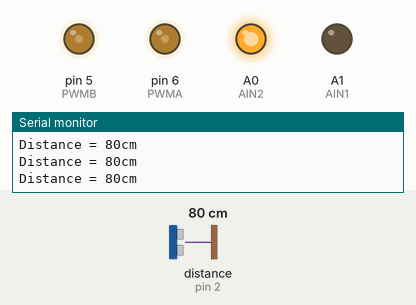
The sketch below on a simulated Arduino Uno, built with avr-gcc and run on an emulated ATmega328P. Parts: output pins drawn as LEDs (lit = HIGH), the last lines printed to the serial monitor. Wiring (inferred from the names in the program): ultrasonic range finder: trigger pin 3; echo pin 2. Dashed ring = blinking. The test bench sets the inputs (shaded band); at power-on: distance to the obstacle (sensor on pin 2) 80 cm. The echo pulse lasts 58.3 µs per cm; pins used as bus, display or sensor lines are not drawn.

Above: at 1.2 s.
1.3 s: distance to the obstacle (sensor on pin 2) set to 33 cm
2.8 s: distance to the obstacle (sensor on pin 2) set to 28 cm
At 3.36 s:
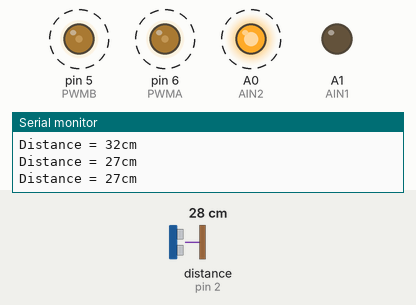
5.8 s: distance to the obstacle (sensor on pin 2) set to 35 cm
At 5.97 s:
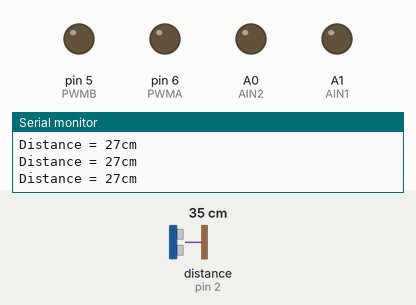
7.5 s: distance to the obstacle (sensor on pin 2) set to 2 cm
At 7.8 s:
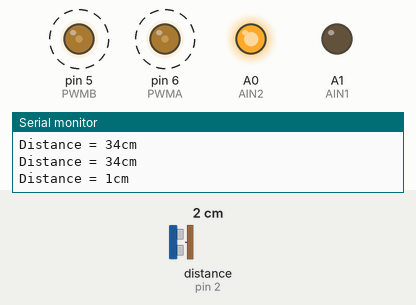
Timing chart, 0 to 11.5 s (numbered marks = the images above; inputs shaded):
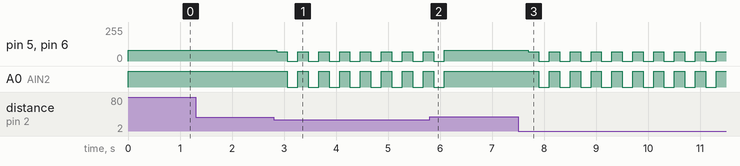

The sketch:

rijden_alphabot.ino
```cpp
#define PWMA   6
#define AIN2   A0
#define AIN1   A1
#define PWMB   5
#define BIN1   A2
#define BIN2   A3
#define ECHO   2
#define TRIG   3

int Distance = 10;
int Speed = 80;

int Distance_test();
void naar_voor();
void backward();
void right();
void left();
void stop();

void setup ()
{   Serial.begin(115200);
  Serial.println("Ontwijkende Alphabot");
  pinMode(ECHO, INPUT);
  pinMode(TRIG, OUTPUT);
  pinMode(PWMA,OUTPUT);
  pinMode(AIN2,OUTPUT);
  pinMode(AIN1,OUTPUT);
  pinMode(PWMB,OUTPUT);
  pinMode(AIN1,OUTPUT);
  pinMode(AIN2,OUTPUT);
  analogWrite(PWMA,Speed);
  analogWrite(PWMB,Speed);
  stop();
  }

void loop()
{ Distance = Distance_test();                 //display distance
  Serial.print("Distance = ");            //print distance
  Serial.print(Distance);
  Serial.println("cm");
  if(Distance < 30) {
    right();
    delay(200);
    stop();
    }
 else
{
 naar_voor();
  }
 delay(200);
  }

  int Distance_test()
{
  digitalWrite(TRIG, LOW);
  delayMicroseconds(2);
  digitalWrite(TRIG, HIGH);
  delayMicroseconds(10);
  digitalWrite(TRIG, LOW);
  float Fdistance = pulseIn(ECHO, HIGH);
  Fdistance= Fdistance/58;

  return (int)Fdistance;
}

void naar_voor()
{
  analogWrite(PWMA,Speed);
  analogWrite(PWMB,Speed);
  digitalWrite(AIN1,LOW);
  digitalWrite(AIN2,HIGH);
  digitalWrite(BIN1,LOW);
  digitalWrite(BIN2,HIGH);
}

void backward()
{
  analogWrite(PWMA,Speed);
  analogWrite(PWMB,Speed);
  digitalWrite(AIN1,HIGH);
  digitalWrite(AIN2,LOW);
  digitalWrite(BIN1,HIGH);
  digitalWrite(BIN2,LOW);
}

void right()
{
  analogWrite(PWMA,70);
  analogWrite(PWMB,70);
  digitalWrite(AIN1,LOW);
  digitalWrite(AIN2,HIGH);
  digitalWrite(BIN1,HIGH);
  digitalWrite(BIN2,LOW);
}

void left()
{
  analogWrite(PWMA,50);
  analogWrite(PWMB,50);
  digitalWrite(AIN1,HIGH);
  digitalWrite(AIN2,LOW);
  digitalWrite(BIN1,LOW);
  digitalWrite(BIN2,HIGH);
}

void stop()
{
  analogWrite(PWMA,0);
  analogWrite(PWMB,0);
  digitalWrite(AIN1,LOW);
  digitalWrite(AIN2,LOW);
  digitalWrite(BIN1,LOW);
  digitalWrite(BIN2,LOW);
}
```

Measured:
- the behaviour switches between 31 and 30 cm on distance to the obstacle (sensor on pin 2) (found by bisection; images 0 and 1)
- after the input at 2.8 s, pin 5 (PWMB), pin 6 (PWMA): alternates 70/255 for 0.20 s and 0/255 for 0.20 s, starting after 0.06 s; A0 (AIN2): alternates HIGH for 0.20 s and LOW for 0.20 s, starting after 0.26 s
- after the input at 5.8 s, A0 (AIN2): goes on until 6.1 s, then stays HIGH
- after the input at 7.5 s, pin 5 (PWMB), pin 6 (PWMA): alternates 70/255 for 0.20 s and 0/255 for 0.20 s, starting after 0.20 s; A0 (AIN2): alternates HIGH for 0.20 s and LOW for 0.20 s, starting after 0.40 s
